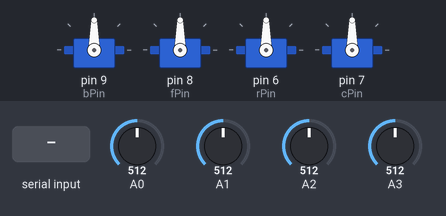
A sketch run on a simulated Arduino Uno, built with avr-gcc and run on an emulated ATmega328P. On the bench: 4 × servo. The inputs (shaded band) are chosen by the test bench; at power-on: A1 = 512, A3 = 512, A0 = 512, A2 = 512. What the sketch prints to the serial monitor is not drawn.

Above: at 2.0 s.
2.1 s: "O,45\n" received over Serial
At 4.5 s:
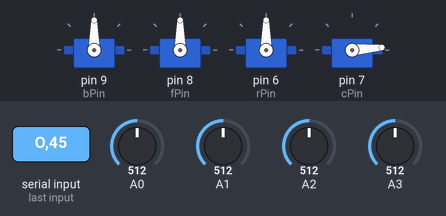
5.1 s: A1 set to 603
6.6 s: A1 set to 622
At 8.4 s:
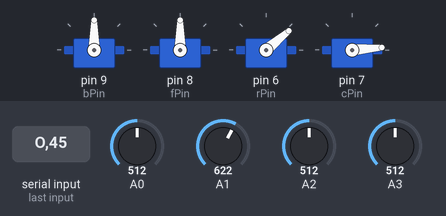
8.8 s: A3 set to 419
10.3 s: A3 set to 397
At 11.7 s:
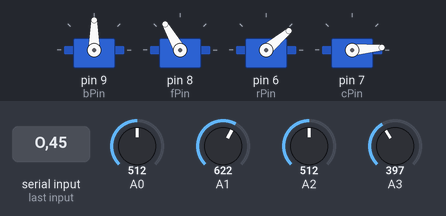
12.2 s: A0 set to 601
13.7 s: A0 set to 629
At 16.5 s:
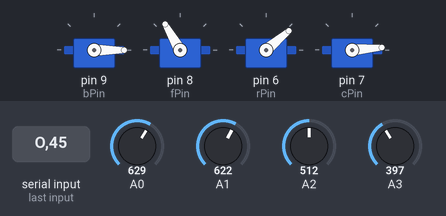
Timing chart, 0 to 17.7 s (numbered marks = the images above; inputs shaded):
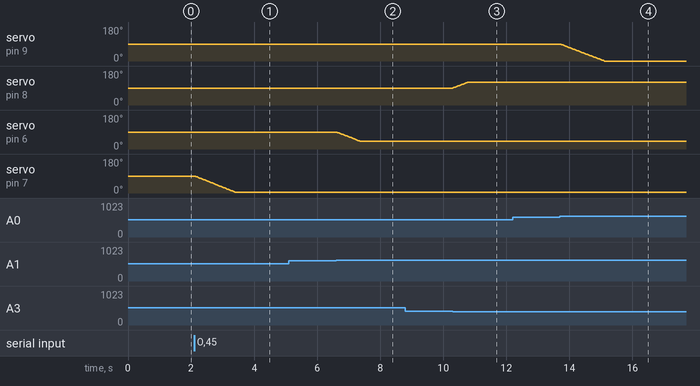

The sketch:

task1_basic.ino
```cpp
/*
  任务一：MeArm 机械臂基础控制

  功能：
  1. 使用四路摇杆分别控制底座、前臂、后臂和夹爪。
  2. 通过串口接收固定指令：
     O：打开夹爪；S：关闭夹爪；
     H：提高运行速度；L：降低运行速度。
  3. 通过串口接收 x角度,y角度,z角度 指令，
     例如 x10,y30,z20，一条指令控制三个舵机。
     x 对应底座，y 对应前臂，z 对应后臂。
     输入角度超过关节范围时，限制在安全范围内。

  接线：
  底座舵机 D9，前臂舵机 D8，后臂舵机 D6，夹爪舵机 D7。
  底座摇杆 A0，前臂摇杆 A3，后臂摇杆 A1，夹爪摇杆 A2。

  串口波特率：9600。
  x,y,z 指令以回车或换行结束。
  DSD 是每移动 1 度后的等待时间，DSD 越小，运行越快。

  使用前应核对舵机转向、机械限位和夹爪开合角度。
*/

#include <Servo.h>
#include <stdio.h>

// b底座，f前臂，r后臂，c夹爪
Servo base, fArm, rArm, claw;

//舵机 PWM 引脚，换机械臂先改这里
const int bPin = 9;  // b底座
const int fPin = 8;  // f前臂
const int rPin = 6;  // r后臂
const int cPin = 7;  // c夹爪

//摇杆输入引脚，换控制器先改这里
const int bJoy = A0; // b底座摇杆
const int fJoy = A3; // f前臂摇杆
const int rJoy = A1; // r后臂摇杆
const int cJoy = A2; // c夹爪摇杆

//舵机安全角度范围，换机械臂先改这里
const int bMin = 0;   const int bMax = 180; // b底座
const int fMin = 15;  const int fMax = 120; // f前臂
const int rMin = 40;  const int rMax = 170; // r后臂
const int cMin = 5;   const int cMax = 90;  // c夹爪

//夹爪开合角度，实物方向相反时交换 cOpen 和 cClose
const int cOpen = cMin;   // 爪子张开：5度
const int cClose = cMax;  // 爪子关闭：90度

//上电后的初始角度
int bPos = 90;
int fPos = 90;
int rPos = 90;
int cPos = 90;

//摇杆参数
const int joyCenter = 512; // 摇杆中心值
const int joyDead = 100;   // 摇杆死区，防止松手时抖动
const int joyStep = 1;     // 每次循环改变的角度

//速度参数：DSD 是等待时间，越小越快
int DSD = 15;
const int DSDmin = 2;    // DSD 最小值，速度最快
const int DSDmax = 60;   // DSD 最大值，速度最慢
const int DSDstep = 5;   //每次调整的数值

// 暂存一整行串口指令，例如 x10,y30,z20
char serialLine[40];
int lineLength = 0;

// 将角度限制在安全范围内
int limitData(int value, int minValue, int maxValue) {
  if (value < minValue) return minValue;
  if (value > maxValue) return maxValue;
  return value;
}

// 使用 switch case 给指定舵机写入角度
void servoWrite(char name, int value) {
  switch (name) {
    case 'b':
      bPos = limitData(value, bMin, bMax);
      base.write(bPos);
      break;
    case 'f':
      fPos = limitData(value, fMin, fMax);
      fArm.write(fPos);
      break;
    case 'r':
      rPos = limitData(value, rMin, rMax);
      rArm.write(rPos);
      break;
    case 'c':
      cPos = limitData(value, cMin, cMax);
      claw.write(cPos);
      break;
    default:
      break;
  }
}

// 使用 switch case 让指定舵机改变一个角度
void moveJoint(char name, int data) {
  switch (name) {
    case 'b':
      servoWrite('b', bPos + data);
      break;
    case 'f':
      servoWrite('f', fPos + data);
      break;
    case 'r':
      servoWrite('r', rPos + data);
      break;
    case 'c':
      servoWrite('c', cPos + data);
      break;
    default:
      break;
  }
}

// 让指定舵机逐度运行到目标角度，DSD 决定运行速度
void moveTo(char name, int target) {
  int now = 0;
  int minValue = 0;
  int maxValue = 180;

  switch (name) {
    case 'b':
      now = bPos;
      minValue = bMin;
      maxValue = bMax;
      break;
    case 'f':
      now = fPos;
      minValue = fMin;
      maxValue = fMax;
      break;
    case 'r':
      now = rPos;
      minValue = rMin;
      maxValue = rMax;
      break;
    case 'c':
      now = cPos;
      minValue = cMin;
      maxValue = cMax;
      break;
    default:
      return;
  }

  target = limitData(target, minValue, maxValue);

  while (now != target) {
    if (now < target) now++;
    else now--;
    servoWrite(name, now);
    delay(DSD);
  }
}

// 读取摇杆方向：1 正向，-1 反向，0 停止
int joyDir(int pin) {
  int joyData = analogRead(pin) - joyCenter;
  if (joyData > joyDead) return 1;
  if (joyData < -joyDead) return -1;
  return 0;
}

// 摇杆独立控制四个舵机
void joyCtrl() {
  int dir;

  dir = joyDir(bJoy);
  if (dir != 0) moveJoint('b', -1*dir * joyStep);

  dir = joyDir(fJoy);
  if (dir != 0) moveJoint('f', -1*dir * joyStep);

  dir = joyDir(rJoy);
  if (dir != 0) moveJoint('r', -1*dir * joyStep);

  dir = joyDir(cJoy);
  if (dir != 0) moveJoint('c', dir * joyStep);
}

// 处理上位机固定指令
void armDataCmd(char name) {
  // 允许上位机发送小写字母
  if (name >= 'a' && name <= 'z') name = name - 'a' + 'A';

  switch (name) {
    case 'O':
      moveTo('c', cOpen);
      Serial.println("爪子张开");
      break;

    case 'S':
      moveTo('c', cClose);
      Serial.println("爪子关闭");
      break;

    case 'H':
      DSD = DSD - DSDstep;
      if (DSD < DSDmin) DSD = DSDmin;
      Serial.print("提高速度，DSD=");
      Serial.println(DSD);
      break;

    case 'L':
      DSD = DSD + DSDstep;
      if (DSD > DSDmax) DSD = DSDmax;
      Serial.print("降低速度，DSD=");
      Serial.println(DSD);
      break;

    default:
      Serial.println("无法识别指令");
      break;
  }
}

//把从串口中读取的字符串按照格式赋值给xyz,并且调整舵机角度
void armXYZCmd() {
  int x, y, z;
  char extra;

  int count = sscanf(serialLine, " x%d , y%d , z%d %c",&x, &y, &z, &extra);

  if (count == 3) {
    // 先把目标角度限制在各关节允许的范围内
    x = limitData(x, bMin, bMax);
    y = limitData(y, fMin, fMax);
    z = limitData(z, rMin, rMax);

    // 每轮让三个关节分别向目标移动 1 度
    while (bPos != x || fPos != y || rPos != z) {
      if (bPos < x) servoWrite('b', bPos + 1);
      else if (bPos > x) servoWrite('b', bPos - 1);

      if (fPos < y) servoWrite('f', fPos + 1);
      else if (fPos > y) servoWrite('f', fPos - 1);

      if (rPos < z) servoWrite('r', rPos + 1);
      else if (rPos > z) servoWrite('r', rPos - 1);

      delay(DSD);
    }

    Serial.print("x=");
    Serial.print(bPos);
    Serial.print(" y=");
    Serial.print(fPos);
    Serial.print(" z=");
    Serial.println(rPos);
  } else {
    Serial.println("指令格式错误");
  }
}

// 读取上位机发送的字符串指令
void readCmd() {
  while (Serial.available() > 0) {
    char data = Serial.read();

    if (data == '\r' || data == '\n') {
      if (lineLength > 0 && lineLength < 40) {
        serialLine[lineLength] = '\0';
        armXYZCmd();
      } else if (lineLength == 40) {
        Serial.println("指令太长");
      }
      lineLength = 0;
    } else {
      char name = data;
      if (name >= 'a' && name <= 'z') name = name - 'a' + 'A';

      if (name == 'O' || name == 'S' || name == 'H' || name == 'L') {
        armDataCmd(data);
      } else if (lineLength < 39) {
        serialLine[lineLength] = data;
        lineLength++;
      } else {
        lineLength = 40;
      }
    }
  }
}
// 读取上位机发送的单字符指令
// void readCmd() {
//   while (Serial.available() > 0) {
//     char name = Serial.read();
//     if (name != '\r' && name != '\n') armDataCmd(name);
//   }
// }

void setup() {
  // 初始化电机对应 PWM 针脚
  base.attach(bPin);
  delay(200);
  fArm.attach(fPin);
  delay(200);
  rArm.attach(rPin);
  delay(200);
  claw.attach(cPin);
  delay(200);

  // 初始化串口
  Serial.begin(9600);
  Serial.println("欢迎使用");

  // 机械臂上电先回到设定的初始角度
  servoWrite('b', bPos);
  servoWrite('f', fPos);
  servoWrite('r', rPos);
  servoWrite('c', cPos);
}

void loop() {
  readCmd(); // 先处理上位机固定指令
  joyCtrl(); // 再读取摇杆
  delay(DSD); // DSD 是机械臂整体运行的等待时间
}
```

Measured:
- the behaviour switches between 612 and 613 on A1 (found by bisection; images 1 and 2)
- the behaviour switches between 412 and 411 on A3 (found by bisection; images 2 and 3)
- the behaviour switches between 612 and 613 on A0 (found by bisection; images 3 and 4)
- after the input at 2.1 s, servo on pin 7 (cPin): moves from 90° to 5° over 1.3 s, starting at once
- after the input at 5.1 s, every drawn part: stays the same
- after the input at 6.6 s, servo on pin 6 (rPin): moves from 90° to 40° over 0.76 s, starting at once
- after the input at 8.8 s, every drawn part: stays the same
- after the input at 10.3 s, servo on pin 8 (fPin): moves from 90° to 120° over 0.45 s, starting at once
- after the input at 12.2 s, every drawn part: stays the same
- after the input at 13.7 s, servo on pin 9 (bPin): moves from 90° to 0° over 1.4 s, starting at once
